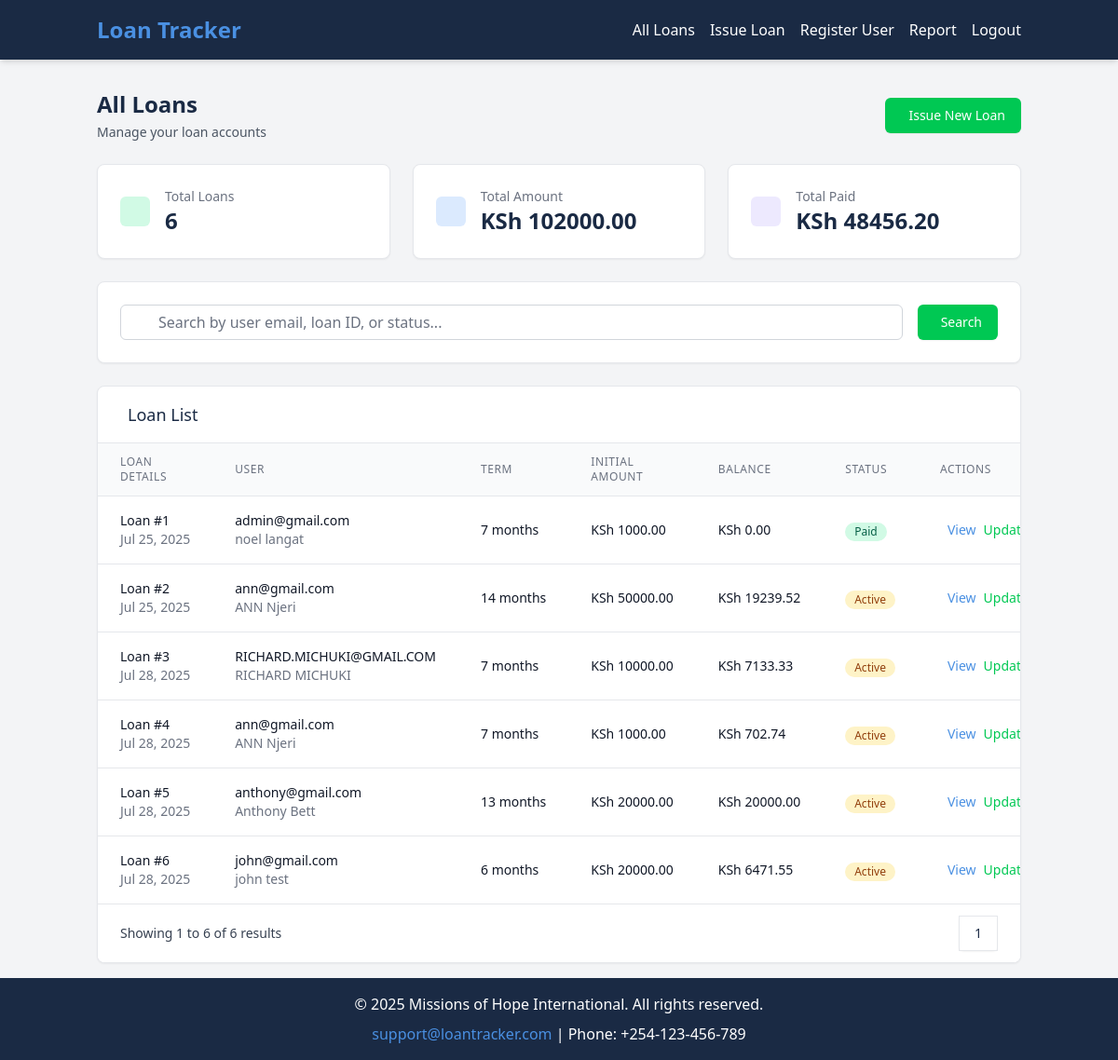
Before: /loans/ (signed in) with the older database file.
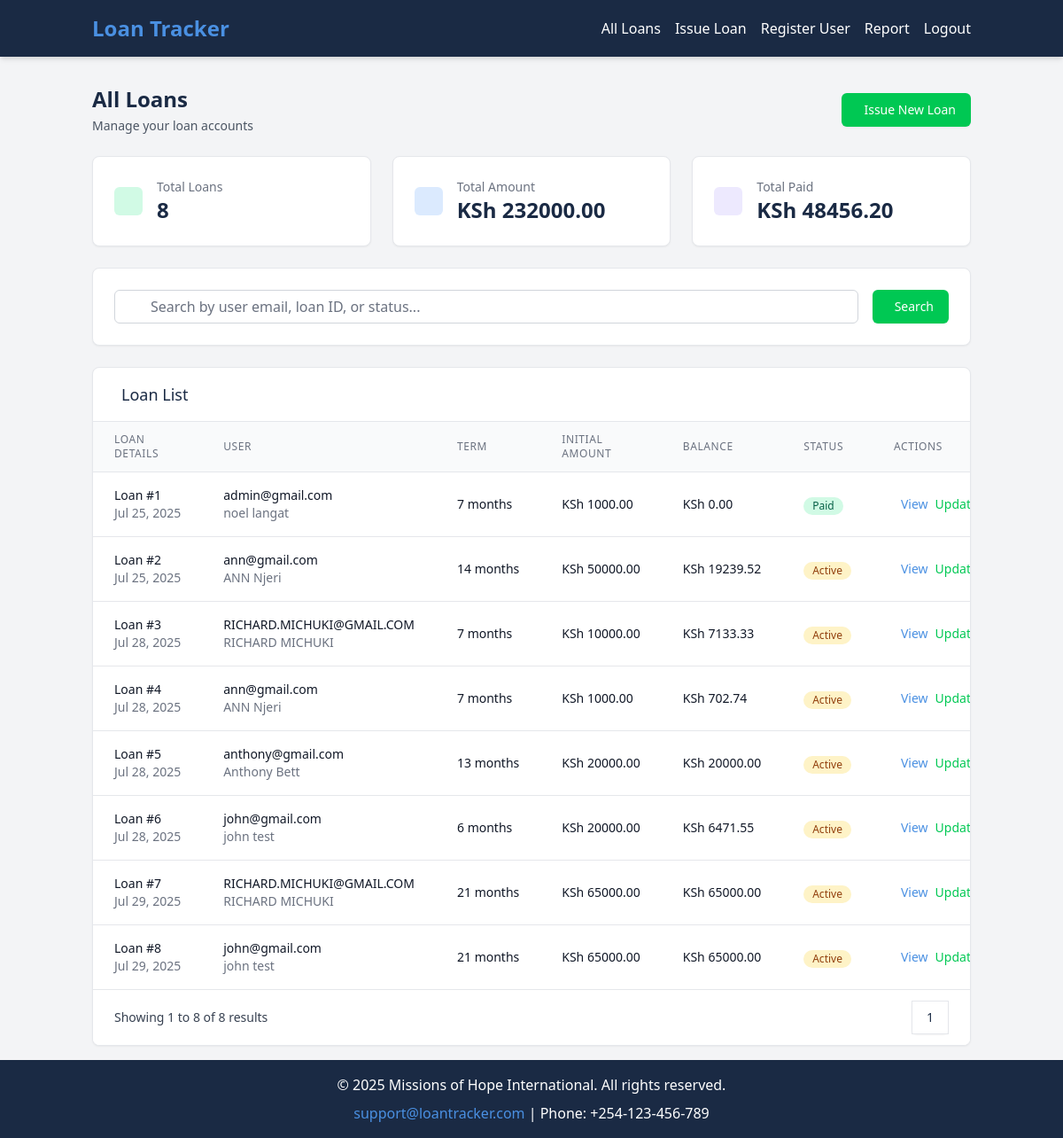
After: the same page with the newer database file.
### mohi/models.py (models this page shows, shortened)
class CustomUser(AbstractUser):
    username = None
    email = models.EmailField(unique=True)
    first_name = models.CharField(max_length=30)
    last_name = models.CharField(max_length=30)
    department = models.CharField(max_length=100)
    designation = models.CharField(max_length=100)
    USERNAME_FIELD = 'email'
    REQUIRED_FIELDS = ['first_name', 'last_name', 'department', 'designation']
    objects = CustomUserManager()

class Loan(models.Model):
    user = models.ForeignKey(CustomUser, on_delete=models.CASCADE)
    amount = models.DecimalField(max_digits=10, decimal_places=2, default=Decimal('0.00'))
    balance = models.DecimalField(max_digits=10, decimal_places=2, default=Decimal('0.00'))
    interest_rate = models.DecimalField(max_digits=5, decimal_places=2, default=Decimal('5.00'))
    term_months = models.PositiveIntegerField(default=12)
    start_date = models.DateField(default=timezone.now)
    end_date = models.DateField(null=True, blank=True)
    is_paid = models.BooleanField(default=False)

### mohi/views.py (the view)
# urls.py: path('loans/', views.loan_list, name='loan_list'),
@login_required
def loan_list(request):
    search_query = request.GET.get('search', '')
    loans = Loan.objects.all() if request.user.is_staff else Loan.objects.filter(user=request.user)
    if search_query:
        loans = loans.filter(
            Q(id__icontains=search_query.strip()) |
            Q(user__email__icontains=search_query.strip()) |
            Q(is_paid__icontains=search_query.strip())
        )
    for loan in loans:
        total_repaid = Repayment.objects.filter(loan=loan).aggregate(total=Sum('amount'))['total'] or Decimal('0.00')
        loan.balance = max(Decimal('0.00'), loan.amount - total_repaid)
        if loan.balance <= Decimal('0.00'):
            loan.is_paid = True
        else:
            loan.is_paid = False
        loan.save()
    paginator = Paginator(loans, 10)  # 10 loans per page
    page_number = request.GET.get('page')
    page_obj = paginator.get_page(page_number)
    total_loans = loans.count()
    total_amount = loans.aggregate(total=Sum('amount'))['total'] or Decimal('0.00')
    total_paid = Repayment.objects.filter(loan__in=loans).aggregate(total=Sum('amount'))['total'] or Decimal('0.00')
    exchange_rate = 1  # 1 USD = 1 KSH
    total_amount_ksh = total_amount * exchange_rate
    total_paid_ksh = total_paid * exchange_rate
    return render(request, 'mohi/loan_list.html', {
        'loans': page_obj,
        'total_loans': total_loans,
        'total_amount': total_amount_ksh,
        'total_paid': total_paid_ksh,
        'search_query': search_query,
        'is_paginated': True,
        'page_obj': page_obj
    })

### mohi/templates/mohi/loan_list.html (shortened to what this page needs)
{% extends 'mohi/base.html' %}
{% load static %}
{% block content %}
<div class="space-y-6">
    <div class="flex flex-col sm:flex-row sm:items-center sm:justify-between">
        <div>
            <h1 class="text-2xl font-bold text-mohi-deep-blue">{% if user.is_staff %}All Loans{% else %}My Loans{% endif %}</h1>
            <p class="mt-1 text-sm text-gray-600">Manage your loan accounts</p>
        </div>
        {% if user.is_staff %}
        <div class="mt-4 sm:mt-0 flex space-x-3">
            <a href="{% url 'issue_loan' %}"
               class="inline-flex items-center px-4 py-2 border border-transparent text-sm font-medium rounded-md shadow-sm text-white bg-mohi-green hover:bg-mohi-light-blue focus:outline-none focus:ring-2 focus:ring-offset-2 focus:ring-mohi-green-500 transition-colors">
                Issue New Loan
            </a>
        </div>
        {% endif %}
    </div>
    <div class="grid grid-cols-1 md:grid-cols-3 gap-6">
        <div class="bg-white rounded-lg shadow-sm border border-gray-200 p-6">
            <div class="flex items-center">
                <div class="flex-shrink-0">
                    <div class="w-8 h-8 bg-green-100 rounded-md flex items-center justify-center">
                    </div>
                </div>
                <div class="ml-4">
                    <p class="text-sm font-medium text-gray-500">Total Loans</p>
                    <p class="text-2xl font-semibold text-mohi-deep-blue">{{ total_loans }}</p>
                </div>
            </div>
        </div>
        <div class="bg-white rounded-lg shadow-sm border border-gray-200 p-6">
            <div class="flex items-center">
                <div class="flex-shrink-0">
                    <div class="w-8 h-8 bg-blue-100 rounded-md flex items-center justify-center">
                    </div>
                </div>
                <div class="ml-4">
                    <p class="text-sm font-medium text-gray-500">Total Amount</p>
                    <p class="text-2xl font-semibold text-mohi-deep-blue">KSh {{ total_amount|floatformat:2 }}</p>
                </div>
            </div>
        </div>
        <div class="bg-white rounded-lg shadow-sm border border-gray-200 p-6">
            <div class="flex items-center">
                <div class="flex-shrink-0">
                    <div class="w-8 h-8 bg-purple-100 rounded-md flex items-center justify-center">
                    </div>
                </div>
                <div class="ml-4">
                    <p class="text-sm font-medium text-gray-500">Total Paid</p>
                    <p class="text-2xl font-semibold text-mohi-deep-blue">KSh {{ total_paid|floatformat:2 }}</p>
                </div>
            </div>
        </div>
    </div>
    <div class="bg-white rounded-lg shadow-sm border border-gray-200">
        <div class="p-6">
            <form method="get" class="flex flex-col sm:flex-row gap-4">
                <div class="flex-1">
                    <div class="relative">
                        <div class="absolute inset-y-0 left-0 pl-3 flex items-center pointer-events-none">
                        </div>
                        <input type="text" name="search" id="search" value="{{ search_query }}"
                               class="block w-full pl-10 pr-3 py-2 border border-gray-300 rounded-md leading-5 bg-white placeholder-gray-500 focus:outline-none focus:placeholder-gray-400 focus:ring-1 focus:ring-mohi-light-blue focus:border-mohi-light-blue"
                               placeholder="Search by user email, loan ID, or status...">
                    </div>
                </div>
                <button type="submit"
                        class="inline-flex items-center px-4 py-2 border border-transparent text-sm font-medium rounded-md shadow-sm text-white bg-mohi-green hover:bg-mohi-light-blue focus:outline-none focus:ring-2 focus:ring-offset-2 focus:ring-mohi-green-500 transition-colors">
                    Search
                </button>
            </form>
        </div>
    </div>
    <div class="bg-white rounded-lg shadow-sm border border-gray-200 overflow-hidden">
        <div class="px-6 py-4 border-b border-gray-200">
            <h3 class="text-lg font-medium text-mohi-deep-blue">
                Loan List
            </h3>
        </div>
        {% if loans %}
        <div class="overflow-x-auto">
            <table class="min-w-full divide-y divide-gray-200">
                <thead class="bg-gray-50">
                    <tr>
                        <th scope="col" class="px-6 py-3 text-left text-xs font-medium text-gray-500 uppercase tracking-wider">
                            Loan Details
                        </th>
                        <th scope="col" class="px-6 py-3 text-left text-xs font-medium text-gray-500 uppercase tracking-wider">
                            User
                        </th>
                        <th scope="col" class="px-6 py-3 text-left text-xs font-medium text-gray-500 uppercase tracking-wider">
                            Term
                        </th>
                        <th scope="col" class="px-6 py-3 text-left text-xs font-medium text-gray-500 uppercase tracking-wider">
                            Initial Amount
                        </th>
                        <th scope="col" class="px-6 py-3 text-left text-xs font-medium text-gray-500 uppercase tracking-wider">
                            Balance
                        </th>
                        <th scope="col" class="px-6 py-3 text-left text-xs font-medium text-gray-500 uppercase tracking-wider">
                            Status
                        </th>
                        <th scope="col" class="px-6 py-3 text-left text-xs font-medium text-gray-500 uppercase tracking-wider">
                            Actions
                        </th>
                    </tr>
                </thead>
                <tbody class="bg-white divide-y divide-gray-200">
                    {% for loan in loans %}
                    <tr class="hover:bg-gray-50 transition-colors">
                        <td class="px-6 py-4 whitespace-nowrap">
                            <div class="flex flex-col">
                                <div class="text-sm font-medium text-gray-900">
                                    Loan #{{ loan.id }}
                                </div>
                                <div class="text-sm text-gray-500">
                                    {{ loan.start_date|date:"M d, Y" }}
                                </div>
                            </div>
                        </td>
                        <td class="px-6 py-4 whitespace-nowrap">
                            <div class="flex flex-col">
                                <div class="text-sm font-medium text-gray-900">
                                    {{ loan.user.email }}
                                </div>
                                <div class="text-sm text-gray-500">
                                    {{ loan.user.first_name }} {{ loan.user.last_name }}
                                </div>
                            </div>
                        </td>
                        <td class="px-6 py-4 whitespace-nowrap">
                            <div class="text-sm text-gray-900">
                                {{ loan.term_months }} months
                            </div>
                        </td>
                        <td class="px-6 py-4 whitespace-nowrap">
                            <div class="text-sm font-medium text-gray-900">
                                KSh {{ loan.amount|floatformat:2 }}
                            </div>
                        </td>
                        <td class="px-6 py-4 whitespace-nowrap">
                            <div class="text-sm font-medium text-gray-900">
                                KSh {{ loan.balance|floatformat:2 }}
                            </div>
                        </td>
                        <td class="px-6 py-4 whitespace-nowrap">
                            <span class="inline-flex items-center px-2.5 py-0.5 rounded-full text-xs font-medium
                                {% if loan.is_paid %}bg-green-100 text-green-800{% else %}bg-yellow-100 text-yellow-800{% endif %}">
                                {% if loan.is_paid %}Paid{% else %}Active{% endif %}
                            </span>
                        </td>
                        <td class="px-6 py-4 whitespace-nowrap text-sm font-medium">
                            <div class="flex space-x-2">
                                 <a href="{% url 'loan_detail' loan.id %}"
                                   class="text-mohi-light-blue hover:text-mohi-deep-blue transition-colors ml-2">
                                     View
                                </a>
                                {% if user.is_staff %}
                                <a href="{% url 'make_repayment' loan.id %}"
                                   class="text-mohi-green hover:text-mohi-light-blue transition-colors">
                                     Update
                                </a>
                                {% endif %}
                            </div>
                        </td>
                    </tr>
                    {% endfor %}
                </tbody>
            </table>
        </div>
        {% if is_paginated %}
        <div class="bg-white px-4 py-3 flex items-center justify-between border-t border-gray-200 sm:px-6">
            <div class="hidden sm:flex-1 sm:flex sm:items-center sm:justify-between">
                <div>
                    <p class="text-sm text-gray-700">
                        Showing <span class="font-medium">{{ page_obj.start_index }}</span> to
                        <span class="font-medium">{{ page_obj.end_index }}</span> of
                        <span class="font-medium">{{ page_obj.paginator.count }}</span> results
                    </p>
                </div>
                <div>
                    <nav class="relative z-0 inline-flex rounded-md shadow-sm -space-x-px" aria-label="Pagination">
                        {% for num in page_obj.paginator.page_range %}
                        {% if page_obj.number == num %}
                        <span class="relative inline-flex items-center px-4 py-2 border border-mohi-green bg-mohi-green-50 text-sm font-medium text-mohi-deep-blue">
                            {{ num }}
                        </span>
                        {% elif num > page_obj.number|add:'-3' and num < page_obj.number|add:'3' %}
                        <a href="?page={{ num }}{% if search_query %}&search={{ search_query }}{% endif %}"
                           class="relative inline-flex items-center px-4 py-2 border border-gray-300 bg-white text-sm font-medium text-gray-700 hover:bg-gray-50">
                            {{ num }}
                        </a>
                        {% endif %}
                        {% endfor %}
                    </nav>
                </div>
            </div>
        </div>
        {% endif %}
        {% endif %}
    </div>
</div>
{% endblock %}

### mohi/templates/mohi/base.html (shortened to what this page needs)
<!DOCTYPE html>
<html lang="en">
<head>
    {% load static %}
    <link href="https://cdn.jsdelivr.net/npm/tailwindcss@2.2.19/dist/tailwind.min.css" rel="stylesheet">
</head>
<body class="bg-gray-100 flex flex-col min-h-screen">
    <header class="bg-mohi-deep-blue text-white sticky top-0 z-50 shadow-md">
        <div class="container mx-auto px-4 py-3 flex justify-between items-center">
            <a href="{% url 'home' %}" class="text-2xl font-bold text-mohi-light-blue hover:text-white transition duration-200">Loan Tracker</a>
            <nav class="flex items-center space-x-4">
                <div id="nav-links" class="hidden md:flex md:items-center md:space-x-4">
                    {% if user.is_authenticated %}
                        <a href="{% url 'loan_list' %}" class="block py-2 hover:text-mohi-light-blue transition duration-200">
                                {{ user.is_staff|yesno:"All Loans,My Loans" }}
                        </a>
                        {% if user.is_staff %}
                            <a href="{% url 'issue_loan' %}" class="hover:text-mohi-light-blue transition duration-200">Issue Loan</a>
                            <a href="{% url 'register' %}" class="hover:text-mohi-light-blue transition duration-200">Register User</a>
                            <a href="{% url 'loan_report' %}" class="hover:text-mohi-light-blue transition duration-200">Report</a>
                        {% endif %}
                        <a href="{% url 'logout' %}" class="hover:text-mohi-light-blue transition duration-200">Logout</a>
                    {% else %}
                        <a href="{% url 'login' %}" class="hover:text-mohi-light-blue transition duration-200">Login</a>
                    {% endif %}
                </div>
            </nav>
        </div>
    </header>
    <main class="flex-1 container mx-auto mt-4 p-4">
        {% block content %}
        {% endblock %}
    </main>
    <footer class="bg-mohi-deep-blue text-white py-4 mt-auto">
        <div class="container mx-auto px-4 text-center">
            <p>© 2025 Missions of Hope International. All rights reserved.</p>
            <p class="mt-2"><a href="mailto:support@loantracker.com" class="text-mohi-light-blue hover:underline">support@loantracker.com</a> | Phone: +254-123-456-789</p>
        </div>
    </footer>
</body>
</html>

### mohi/templates/mohi/base.html (style rules this page uses)
.bg-mohi-deep-blue { background-color: #1A2A44; }
.text-mohi-deep-blue { color: #1A2A44; }
.text-mohi-light-blue { color: #4A90E2; }
.bg-mohi-green { background-color: #00C853; }
.text-mohi-green { color: #00C853; }

Changed rows visible on the page:
added Loan: id "7", start_date "Jul 29, 2025", user.email "RICHARD.MICHUKI@GMAIL.COM", user.first_name "RICHARD", user.last_name "MICHUKI", term_months "21", amount "65000.00", balance "65000.00", is_paid "Active"
added Loan: id "8", start_date "Jul 29, 2025", user.email "john@gmail.com", user.first_name "john", user.last_name "test", term_months "21", amount "65000.00", balance "65000.00", is_paid "Active"
Other visible differences:
{{ total_loans }}: "6" → "8"
{{ total_amount|floatformat:2 }}: "102000.00" → "232000.00"
{{ page_obj.end_index }}: "6" → "8"
{{ page_obj.paginator.count }}: "6" → "8"
